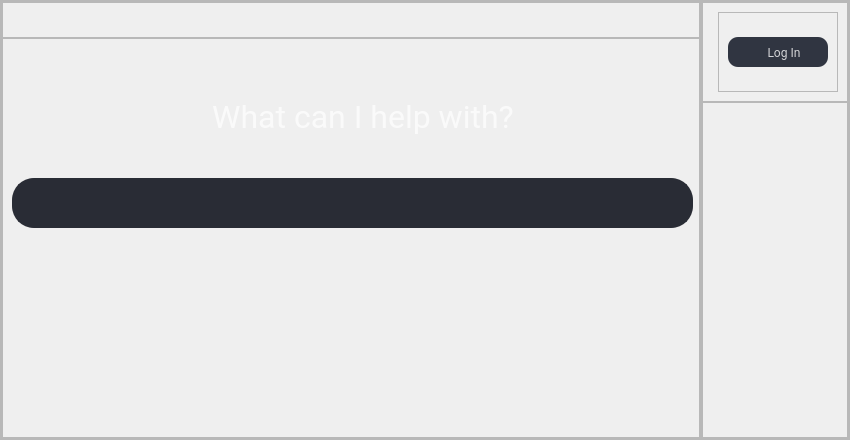
               <widget class="QWidget" name="new_chat_page">
                <property name="enabled">
                 <bool>true</bool>
                </property>
                <layout class="QVBoxLayout" name="verticalLayout_5">
                 <property name="spacing">
                  <number>0</number>
                 </property>
                 <property name="leftMargin">
                  <number>0</number>
                 </property>
                 <property name="topMargin">
                  <number>0</number>
                 </property>
                 <property name="rightMargin">
                  <number>0</number>
                 </property>
                 <property name="bottomMargin">
                  <number>0</number>
                 </property>
                 <item>
                  <widget class="QFrame" name="frame_8">
                   <property name="frameShape">
                    <enum>QFrame::StyledPanel</enum>
                   </property>
                   <property name="frameShadow">
                    <enum>QFrame::Raised</enum>
                   </property>
                   <layout class="QHBoxLayout" name="horizontalLayout_7">
                    <property name="spacing">
                     <number>0</number>
                    </property>
                    <property name="leftMargin">
                     <number>0</number>
                    </property>
                    <property name="topMargin">
                     <number>0</number>
                    </property>
                    <property name="rightMargin">
                     <number>0</number>
                    </property>
                    <property name="bottomMargin">
                     <number>0</number>
                    </property>
                    <item>
                     <widget class="QFrame" name="frame_11">
                      <property name="frameShape">
                       <enum>QFrame::StyledPanel</enum>
                      </property>
                      <property name="frameShadow">
                       <enum>QFrame::Raised</enum>
                      </property>
                     </widget>
                    </item>
                    <item>
                     <widget class="QFrame" name="frame_9">
                      <property name="minimumSize">
                       <size>
                        <width>700</width>
                        <height>0</height>
                       </size>
                      </property>
                      <property name="maximumSize">
                       <size>
                        <width>700</width>
                        <height>16777215</height>
                       </size>
                      </property>
                      <property name="font">
                       <font>
                        <family>MingLiU_HKSCS-ExtB</family>
                       </font>
                      </property>
                      <property name="frameShape">
                       <enum>QFrame::StyledPanel</enum>
                      </property>
                      <property name="frameShadow">
                       <enum>QFrame::Raised</enum>
                      </property>
                      <layout class="QVBoxLayout" name="verticalLayout_6">
                       <property name="spacing">
                        <number>0</number>
                       </property>
                       <property name="leftMargin">
                        <number>0</number>
                       </property>
                       <property name="topMargin">
                        <number>0</number>
                       </property>
                       <property name="rightMargin">
                        <number>0</number>
                       </property>
                       <property name="bottomMargin">
                        <number>0</number>
                       </property>
                       <item>
                        <widget class="QFrame" name="frame_12">
                         <property name="frameShape">
                          <enum>QFrame::StyledPanel</enum>
                         </property>
                         <property name="frameShadow">
                          <enum>QFrame::Raised</enum>
                         </property>
                         <layout class="QHBoxLayout" name="horizontalLayout_8">
                          <item>
                           <widget class="QLabel" name="label">
                            <property name="styleSheet">
                             <string notr="true">background:none;
border:none;</string>
                            </property>
                            <property name="text">
                             <string/>
                            </property>
                            <property name="pixmap">
                             <pixmap>C:/Users/san76/.designer/backup/Reqs/protected.png</pixmap>
                            </property>
                            <property name="alignment">
                             <set>Qt::AlignBottom|Qt::AlignHCenter</set>
                            </property>
                           </widget>
                          </item>
                         </layout>
                        </widget>
                       </item>
                       <item>
                        <widget class="QFrame" name="frame_13">
                         <property name="minimumSize">
                          <size>
                           <width>0</width>
                           <height>400</height>
                          </size>
                         </property>
                         <property name="layoutDirection">
                          <enum>Qt::LeftToRight</enum>
                         </property>
                         <property name="frameShape">
                          <enum>QFrame::StyledPanel</enum>
                         </property>
                         <property name="frameShadow">
                          <enum>QFrame::Raised</enum>
                         </property>
                         <widget class="QLabel" name="labelProtection">
                          <property name="geometry">
                           <rect>
                            <x>170</x>
                            <y>60</y>
                            <width>382</width>
                            <height>54</height>
                           </rect>
                          </property>
                          <property name="maximumSize">
                           <size>
                            <width>16777215</width>
                            <height>80</height>
                           </size>
                          </property>
                          <property name="font">
                           <font>
                            <family>Roboto</family>
                            <pointsize>30</pointsize>
                           </font>
                          </property>
                          <property name="styleSheet">
                           <string notr="true">background:none;
border:none;
color:rgba(255, 255, 255, 180);</string>
                          </property>
                          <property name="text">
                           <string>&lt;!DOCTYPE HTML PUBLIC &quot;-//W3C//DTD HTML 4.0//EN&quot; &quot;http://www.w3.org/TR/REC-html40/strict.dtd&quot;&gt;
&lt;html&gt;&lt;head&gt;&lt;meta name=&quot;qrichtext&quot; content=&quot;1&quot; /&gt;&lt;style type=&quot;text/css&quot;&gt;
p, li { white-space: pre-wrap; }
&lt;/style&gt;&lt;/head&gt;&lt;body style=&quot; font-family:'Roboto'; font-size:30pt; font-weight:400; font-style:normal;&quot;&gt;
&lt;p align=&quot;center&quot; style=&quot; margin-top:12px; margin-bottom:12px; margin-left:0px; margin-right:0px; -qt-block-indent:0; text-indent:0px;&quot;&gt;&lt;span style=&quot; font-family:'ui-sans-serif','-apple-system','system-ui','Segoe UI','Helvetica','Apple Color Emoji','Arial','sans-serif','Segoe UI Emoji','Segoe UI Symbol'; font-size:24pt;&quot;&gt;What can I help with?&lt;/span&gt;&lt;/p&gt;&lt;/body&gt;&lt;/html&gt;</string>
                          </property>
                          <property name="alignment">
                           <set>Qt::AlignLeading|Qt::AlignLeft|Qt::AlignTop</set>
                          </property>
                         </widget>
                         <widget class="StickyButton" name="searchButton">
                          <property name="geometry">
                           <rect>
                            <x>642</x>
                            <y>141</y>
                            <width>45</width>
                            <height>45</height>
                           </rect>
                          </property>
                          <property name="sizePolicy">
                           <sizepolicy hsizetype="Fixed" vsizetype="Fixed">
                            <horstretch>0</horstretch>
                            <verstretch>0</verstretch>
                           </sizepolicy>
                          </property>
                          <property name="minimumSize">
                           <size>
                            <width>45</width>
                            <height>45</height>
                           </size>
                          </property>
                          <property name="maximumSize">
                           <size>
                            <width>45</width>
                            <height>45</height>
                           </size>
                          </property>
                          <property name="font">
                           <font>
                            <family>Noto Sans Medium</family>
                            <pointsize>10</pointsize>
                           </font>
                          </property>
                          <property name="cursor">
                           <cursorShape>PointingHandCursor</cursorShape>
                          </property>
                          <property name="styleSheet">
                           <string notr="true">QPushButton{
	background:none;
	border:none;
	color:rgba(255, 255, 255, 180);
	background-color: rgb(41, 44, 53);
	border-radius: 21px ;
	margin-top:3px;
}
QPushButton:hover{
	background-color: rgb(45, 48, 58);
}</string>
                          </property>
                          <property name="text">
                           <string/>
                          </property>
                          <property name="icon">
                           <iconset>
                            <normaloff>Reqs/search.png</normaloff>Reqs/search.png</iconset>
                          </property>
                          <property name="iconSize">
                           <size>
                            <width>27</width>
                            <height>27</height>
                           </size>
                          </property>
                         </widget>
                         <widget class="StickyButton" name="addButton">
                          <property name="geometry">
                           <rect>
                            <x>12</x>
                            <y>140</y>
                            <width>51</width>
                            <height>45</height>
                           </rect>
                          </property>
                          <property name="minimumSize">
                           <size>
                            <width>0</width>
                            <height>45</height>
                           </size>
                          </property>
                          <property name="maximumSize">
                           <size>
                            <width>160</width>
                            <height>16777215</height>
                           </size>
                          </property>
                          <property name="font">
                           <font>
                            <family>Noto Sans Medium</family>
                            <pointsize>10</pointsize>
                           </font>
                          </property>
                          <property name="cursor">
                           <cursorShape>PointingHandCursor</cursorShape>
                          </property>
                          <property name="styleSheet">
                           <string notr="true">QPushButton{
	background:none;
	border:none;
	color:rgba(255, 255, 255, 180);
	border-radius: 21px ;
	margin-top:3px;
}
QPushButton:hover{
	background-color: rgb(45, 48, 58);
}</string>
                          </property>
                          <property name="text">
                           <string/>
                          </property>
                          <property name="icon">
                           <iconset>
                            <normaloff>Reqs/add_icon.png</normaloff>Reqs/add_icon.png</iconset>
                          </property>
                          <property name="iconSize">
                           <size>
                            <width>22</width>
                            <height>22</height>
                           </size>
                          </property>
                         </widget>
                         <widget class="AutoGrowTextEdit" name="text_prompt">
                          <property name="enabled">
                           <bool>true</bool>
                          </property>
                          <property name="geometry">
                           <rect>
                            <x>10</x>
                            <y>140</y>
                            <width>681</width>
                            <height>50</height>
                           </rect>
                          </property>
                          <property name="sizePolicy">
                           <sizepolicy hsizetype="Expanding" vsizetype="Expanding">
                            <horstretch>0</horstretch>
                            <verstretch>0</verstretch>
                           </sizepolicy>
                          </property>
                          <property name="minimumSize">
                           <size>
                            <width>0</width>
                            <height>50</height>
                           </size>
                          </property>
                          <property name="maximumSize">
                           <size>
                            <width>16777215</width>
                            <height>50</height>
                           </size>
                          </property>
                          <property name="sizeIncrement">
                           <size>
                            <width>0</width>
                            <height>0</height>
                           </size>
                          </property>
                          <property name="baseSize">
                           <size>
                            <width>0</width>
                            <height>0</height>
                           </size>
                          </property>
                          <property name="font">
                           <font>
                            <family>Roboto</family>
                            <pointsize>10</pointsize>
                           </font>
                          </property>
                          <property name="styleSheet">
                           <string notr="true">QTextEdit{
 	border:2px solid rgb(41, 44, 53);
    border-radius:22px;
	background-color: rgb(41, 44, 53);
    color:rgba(255, 	255, 255, 210);
    padding-left:20px;
	padding-top:10px;
	padding-right:15px;
	padding-bottom:45px;
}

QTextEdit:hover{
	border:2px solid rgb(220, 0, 220);
}

QTextEdit:focus{
	border:2px solid rgb(85,170,255);
}</string>
                          </property>
                          <property name="frameShape">
                           <enum>QFrame::StyledPanel</enum>
                          </property>
                          <property name="frameShadow">
                           <enum>QFrame::Plain</enum>
                          </property>
                          <property name="sizeAdjustPolicy">
                           <enum>QAbstractScrollArea::AdjustToContents</enum>
                          </property>
                          <property name="html">
                           <string>&lt;!DOCTYPE HTML PUBLIC &quot;-//W3C//DTD HTML 4.0//EN&quot; &quot;http://www.w3.org/TR/REC-html40/strict.dtd&quot;&gt;
&lt;html&gt;&lt;head&gt;&lt;meta name=&quot;qrichtext&quot; content=&quot;1&quot; /&gt;&lt;style type=&quot;text/css&quot;&gt;
p, li { white-space: pre-wrap; }
&lt;/style&gt;&lt;/head&gt;&lt;body style=&quot; font-family:'Roboto'; font-size:10pt; font-weight:400; font-style:normal;&quot;&gt;
&lt;p style=&quot;-qt-paragraph-type:empty; margin-top:0px; margin-bottom:0px; margin-left:0px; margin-right:0px; -qt-block-indent:0; text-indent:0px; font-family:'MS Shell Dlg 2'; font-size:7.8pt;&quot;&gt;&lt;br /&gt;&lt;/p&gt;&lt;/body&gt;&lt;/html&gt;</string>
                          </property>
                          <property name="placeholderText">
                           <string>Ask Anything</string>
                          </property>
                         </widget>
                         <zorder>text_prompt</zorder>
                         <zorder>labelProtection</zorder>
                         <zorder>searchButton</zorder>
                         <zorder>addButton</zorder>
                        </widget>
                       </item>
                       <item>
                        <widget class="QFrame" name="frame_14">
                         <property name="frameShape">
                          <enum>QFrame::StyledPanel</enum>
                         </property>
                         <property name="frameShadow">
                          <enum>QFrame::Raised</enum>
                         </property>
                        </widget>
                       </item>
                      </layout>
                     </widget>
                    </item>
                    <item>
                     <widget class="QFrame" name="frame_10">
                      <property name="frameShape">
                       <enum>QFrame::StyledPanel</enum>
                      </property>
                      <property name="frameShadow">
                       <enum>QFrame::Raised</enum>
                      </property>
                      <layout class="QVBoxLayout" name="verticalLayout_11">
                       <property name="spacing">
                        <number>0</number>
                       </property>
                       <property name="leftMargin">
                        <number>0</number>
                       </property>
                       <property name="topMargin">
                        <number>0</number>
                       </property>
                       <property name="rightMargin">
                        <number>0</number>
                       </property>
                       <property name="bottomMargin">
                        <number>0</number>
                       </property>
                       <item>
                        <widget class="QFrame" name="frame_21">
                         <property name="maximumSize">
                          <size>
                           <width>16777215</width>
                           <height>100</height>
                          </size>
                         </property>
                         <property name="frameShape">
                          <enum>QFrame::StyledPanel</enum>
                         </property>
                         <property name="frameShadow">
                          <enum>QFrame::Raised</enum>
                         </property>
                         <layout class="QHBoxLayout" name="horizontalLayout_16">
                          <item>
                           <widget class="QFrame" name="frame_23">
                            <property name="frameShape">
                             <enum>QFrame::StyledPanel</enum>
                            </property>
                            <property name="frameShadow">
                             <enum>QFrame::Raised</enum>
                            </property>
                           </widget>
                          </item>
                          <item>
                           <widget class="QFrame" name="frame_24">
                            <property name="minimumSize">
                             <size>
                              <width>120</width>
                              <height>40</height>
                             </size>
                            </property>
                            <property name="maximumSize">
                             <size>
                              <width>160</width>
                              <height>16777215</height>
                             </size>
                            </property>
                            <property name="frameShape">
                             <enum>QFrame::StyledPanel</enum>
                            </property>
                            <property name="frameShadow">
                             <enum>QFrame::Raised</enum>
                            </property>
                            <layout class="QHBoxLayout" name="horizontalLayout_17">
                             <item>
                              <widget class="QPushButton" name="login_button">
                               <property name="maximumSize">
                                <size>
                                 <width>16777215</width>
                                 <height>30</height>
                                </size>
                               </property>
                               <property name="font">
                                <font>
                                 <family>Roboto</family>
                                </font>
                               </property>
                               <property name="cursor">
                                <cursorShape>PointingHandCursor</cursorShape>
                               </property>
                               <property name="toolTip">
                                <string>Not logged in!</string>
                               </property>
                               <property name="styleSheet">
                                <string notr="true">QPushButton{
	color: rgba(255, 255, 255, 200);
	background-color: rgb(48, 53, 65);
	
	border-radius:10px;
}
QPushButton:hover{
	color:rgb(85, 170, 255);
	background-color:rgb(52, 57, 70)
}</string>
                               </property>
                               <property name="text">
                                <string>    Log In</string>
                               </property>
                               <property name="icon">
                                <iconset>
                                 <normaloff>../Reqs/user.png</normaloff>../Reqs/user.png</iconset>
                               </property>
                               <property name="iconSize">
                                <size>
                                 <width>20</width>
                                 <height>20</height>
                                </size>
                               </property>
                              </widget>
                             </item>
                            </layout>
                           </widget>
                          </item>
                         </layout>
                        </widget>
                       </item>
                       <item>
                        <widget class="QFrame" name="frame_22">
                         <property name="frameShape">
                          <enum>QFrame::StyledPanel</enum>
                         </property>
                         <property name="frameShadow">
                          <enum>QFrame::Raised</enum>
                         </property>
                        </widget>
                       </item>
                      </layout>
                     </widget>
                    </item>
                   </layout>
                  </widget>
                 </item>
                </layout>
               </widget>
